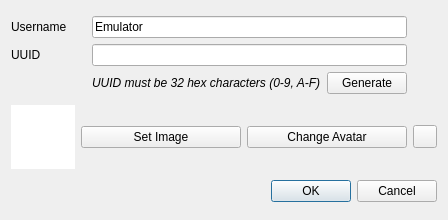
<?xml version="1.0" encoding="UTF-8"?>
<ui version="4.0">
 <class>NewUserDialog</class>
 <widget class="QDialog" name="NewUserDialog">
  <property name="geometry">
   <rect>
    <x>0</x>
    <y>0</y>
    <width>448</width>
    <height>220</height>
   </rect>
  </property>
  <property name="windowTitle">
   <string>New User</string>
  </property>
  <layout class="QGridLayout" name="gridLayout_2">
   <item row="2" column="1" colspan="3">
    <widget class="QDialogButtonBox" name="buttonBox">
     <property name="orientation">
      <enum>Qt::Orientation::Horizontal</enum>
     </property>
     <property name="standardButtons">
      <set>QDialogButtonBox::StandardButton::Cancel|QDialogButtonBox::StandardButton::Ok</set>
     </property>
    </widget>
   </item>
   <item row="1" column="2">
    <widget class="QPushButton" name="setAvatar">
     <property name="text">
      <string>Change Avatar</string>
     </property>
    </widget>
   </item>
   <item row="1" column="1">
    <widget class="QPushButton" name="selectImage">
     <property name="text">
      <string>Set Image</string>
     </property>
    </widget>
   </item>
   <item row="1" column="3">
    <widget class="QToolButton" name="revert">
     <property name="text">
      <string/>
     </property>
    </widget>
   </item>
   <item row="0" column="0" colspan="4">
    <layout class="QGridLayout" name="gridLayout">
     <item row="1" column="0">
      <widget class="QLabel" name="label">
       <property name="text">
        <string>UUID</string>
       </property>
      </widget>
     </item>
     <item row="0" column="1" colspan="2">
      <widget class="QLineEdit" name="username">
       <property name="text">
        <string>Emulator</string>
       </property>
      </widget>
     </item>
     <item row="1" column="1" colspan="2">
      <widget class="QLineEdit" name="uuid"/>
     </item>
     <item row="0" column="0">
      <widget class="QLabel" name="label_2">
       <property name="text">
        <string>Username</string>
       </property>
      </widget>
     </item>
     <item row="2" column="1">
      <widget class="QLabel" name="label_3">
       <property name="font">
        <font>
         <italic>true</italic>
        </font>
       </property>
       <property name="text">
        <string>UUID must be 32 hex characters (0-9, A-F)</string>
       </property>
      </widget>
     </item>
     <item row="2" column="2">
      <widget class="QPushButton" name="generate">
       <property name="text">
        <string>Generate</string>
       </property>
      </widget>
     </item>
     <item row="1" column="3">
      <widget class="QLabel" name="uuidVerified">
       <property name="sizePolicy">
        <sizepolicy hsizetype="Fixed" vsizetype="Preferred">
         <horstretch>0</horstretch>
         <verstretch>0</verstretch>
        </sizepolicy>
       </property>
       <property name="minimumSize">
        <size>
         <width>24</width>
         <height>0</height>
        </size>
       </property>
      </widget>
     </item>
     <item row="0" column="3">
      <widget class="QLabel" name="usernameVerified">
       <property name="text">
        <string/>
       </property>
      </widget>
     </item>
    </layout>
   </item>
   <item row="1" column="0">
    <widget class="QGraphicsView" name="image">
     <property name="sizePolicy">
      <sizepolicy hsizetype="Expanding" vsizetype="Expanding">
       <horstretch>0</horstretch>
       <verstretch>0</verstretch>
      </sizepolicy>
     </property>
     <property name="minimumSize">
      <size>
       <width>64</width>
       <height>64</height>
      </size>
     </property>
     <property name="maximumSize">
      <size>
       <width>64</width>
       <height>64</height>
      </size>
     </property>
     <property name="frameShape">
      <enum>QFrame::Shape::NoFrame</enum>
     </property>
     <property name="frameShadow">
      <enum>QFrame::Shadow::Plain</enum>
     </property>
     <property name="verticalScrollBarPolicy">
      <enum>Qt::ScrollBarPolicy::ScrollBarAlwaysOff</enum>
     </property>
     <property name="horizontalScrollBarPolicy">
      <enum>Qt::ScrollBarPolicy::ScrollBarAlwaysOff</enum>
     </property>
     <property name="interactive">
      <bool>false</bool>
     </property>
    </widget>
   </item>
  </layout>
 </widget>
 <resources/>
 <connections>
  <connection>
   <sender>buttonBox</sender>
   <signal>accepted()</signal>
   <receiver>NewUserDialog</receiver>
   <slot>accept()</slot>
   <hints>
    <hint type="sourcelabel">
     <x>248</x>
     <y>254</y>
    </hint>
    <hint type="destinationlabel">
     <x>157</x>
     <y>274</y>
    </hint>
   </hints>
  </connection>
  <connection>
   <sender>buttonBox</sender>
   <signal>rejected()</signal>
   <receiver>NewUserDialog</receiver>
   <slot>reject()</slot>
   <hints>
    <hint type="sourcelabel">
     <x>316</x>
     <y>260</y>
    </hint>
    <hint type="destinationlabel">
     <x>286</x>
     <y>274</y>
    </hint>
   </hints>
  </connection>
 </connections>
</ui>
